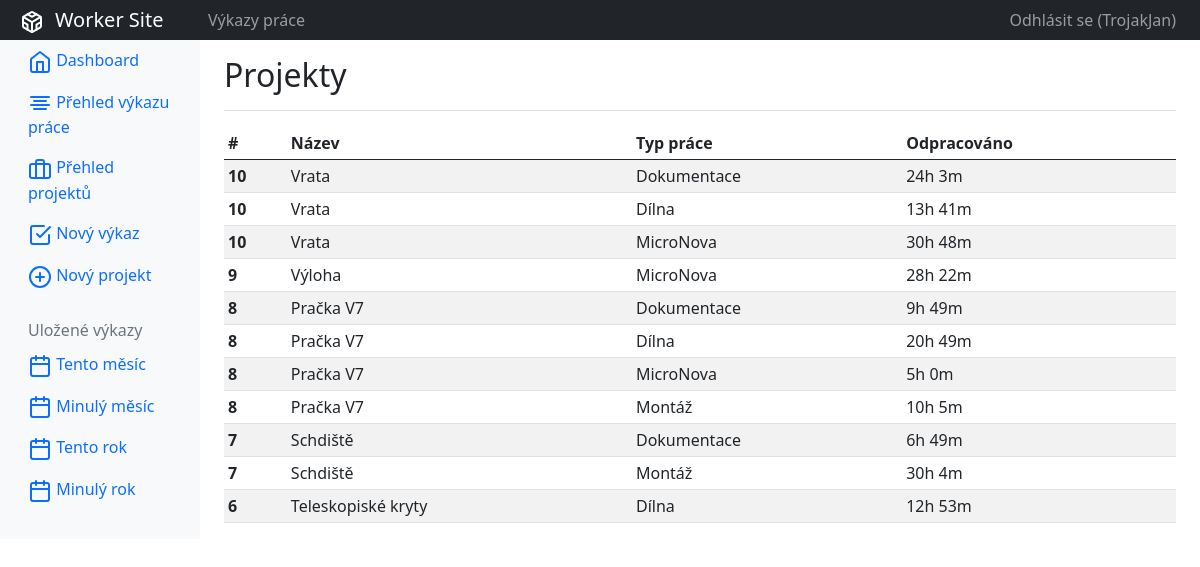
The page /report/projects/ (signed in) on the database its author committed.
### accounts/models.py (models this page shows)
class CustomUser(AbstractUser):
    id = models.AutoField(primary_key=True, null=False)
    def __str__(self):
        return self.username

### work_report/models.py (models this page shows, shortened)
class Project(models.Model):
    id = models.AutoField(primary_key=True, null=False, unique=True)
    name = models.CharField(max_length=255, null=False, unique=True)

### work_report/decorators.py (the view)
        def wrapper(request, *args, **kwargs):
            if len({gr.name for gr in request.user.groups.all()}.intersection(
                    allowed_groups)) != 0:
                return func(request, *args, **kwargs)
            else:
                return redirect('unauthorised-AR')

### templates/templatetags.py (called while the page is built)
@register.filter
def duration(td):
    if isinstance(td, str):
        return td
    total_seconds = int(td.total_seconds())
    hours = total_seconds // 3600
    minutes = (total_seconds % 3600) // 60
    return '{}h {}m'.format(hours, minutes)

@register.simple_tag(takes_context=False)
def current_year_filter():
    start_of_current_year = \
        date(datetime.today().year, 1, 1)
    return f'?worker=&project=&type_of_work=&start=' \
           f'{start_of_current_year}T12%3A00&end='

@register.simple_tag(takes_context=False)
def last_year_filter():
    start_of_current_year = \
        date(datetime.today().year, 1, 1)
    start_of_last_year = \
        start_of_current_year - dateutil.relativedelta.relativedelta(year=1)
    return f'?worker=&project=&type_of_work=&start=' \
           f'{start_of_last_year}T12%3A00&end={start_of_current_year}T12%3A00'

@register.simple_tag(takes_context=False)
def current_month_filter():
    start_of_current_month = \
        date(datetime.today().year, datetime.today().month, 1)
    return f'?worker=&project=&type_of_work=&start=' \
           f'{start_of_current_month}T12%3A00&end='

@register.simple_tag(takes_context=False)
def last_month_filter():
    start_of_current_month = \
        date(datetime.today().year, datetime.today().month, 1)
    start_of_last_month = \
        start_of_current_month - dateutil.relativedelta.relativedelta(months=1)
    return f'?worker=&project=&type_of_work=&start=' \
           f'{start_of_last_month}T12%3A00&end=' \
           f'{start_of_current_month}T12%3A00'

### work_report/views.py (called while the page is built)
@login_required(login_url='login-AC')
@allowed_users(allowed_groups={'admin', 'worker'})
def project_view(request):
    projects = models.WorkReport.objects \
        .select_related('project', 'type_of_work') \
        .values('project__name', 'type_of_work__label', 'project__pk') \
        .annotate(productive_time=Sum('productive_time')) \
        .order_by('-project__pk', 'type_of_work__label')
    context = {
        'projects': projects,
        'title': 'Projekty',
        'has_filter': False,
        }
    return render(request, 'work_report/projects.html', context)

### templates/work_report/projects.html
{% extends 'shared/base.html' %}
{% block content %}
    {% include 'work_report/components/left_bar.html' %}
    <main role="main" class="col-md-9 ml-sm-auto col-lg-10 pt-3 px-4">
        {% include 'work_report/components/header.html' %}
        {% include 'work_report/components/project_table.html' %}
    </main>
{% endblock content %}

### templates/shared/top_bar.html
<nav class="navbar navbar-dark sticky-top bg-dark navbar-expand-lg p-0">
    <div class="col-md-2 text-center">
        <a class="navbar-brand col-sm-3 col-md-2 mr-0 " href="{% url 'dashboard-WR' %}">
            <span data-feather="codesandbox"></span>&nbsp;&nbsp;Worker Site</a>
    </div>
    <div class="collapse navbar-collapse" id="navbarSupportedContent">
        <ul class="navbar-nav mr-auto">
            <li class="nav-item text-nowrap">
                <a class="nav-link" href="{% url 'dashboard-WR' %}">Výkazy práce</a>
            </li>
        </ul>
    </div>
    <ul class="navbar-nav px-3">
        <li class="nav-item text-nowrap">
            <a class="nav-link" href="{% url 'logout-AC' %}">Odhlásit se ({{ request.user }})</a>
        </li>
    </ul>
</nav>

### templates/work_report/components/project_table.html
{% load my_tags %}
<div class="table-responsive">
    <table class="table table-striped table-sm">
        <thead>
        <tr>
            <th>#</th>
            <th>Název</th>
            <th>Typ práce</th>
            <th>Odpracováno</th>
        </tr>
        </thead>
        <tbody>
        {% for rep in projects %}
            <tr>
                <th scope="row">{{ rep.project__pk }}</th>
                <td>{{ rep.project__name }}</td>
                <td>{{ rep.type_of_work__label }}</td>
                <td>{{ rep.productive_time|duration }}</td>
            </tr>
        {% endfor %}
        </tbody>
    </table>
</div>

### rows shown on the page
CustomUser: user "TrojakJan"
Project: project__pk "10", project__name "Vrata", type_of_work__label "Dokumentace", productive_time|duration "24h 3m", type_of_work__label "Dílna", productive_time|duration "13h 41m", type_of_work__label "MicroNova", productive_time|duration "30h 48m"
Project: project__pk "9", project__name "Výloha", type_of_work__label "MicroNova", productive_time|duration "28h 22m"
Project: project__pk "8", project__name "Pračka V7", type_of_work__label "Dokumentace", productive_time|duration "9h 49m", type_of_work__label "Dílna", productive_time|duration "20h 49m", type_of_work__label "MicroNova", productive_time|duration "5h 0m", type_of_work__label "Montáž", productive_time|duration "10h 5m"
Project: project__pk "7", project__name "Schdiště", type_of_work__label "Dokumentace", productive_time|duration "6h 49m", type_of_work__label "Montáž", productive_time|duration "30h 4m"
Project: project__pk "6", project__name "Teleskopiské kryty", type_of_work__label "Dílna", productive_time|duration "12h 53m"

### other values the page prints
{{ title|default:"" }} "Projekty"
